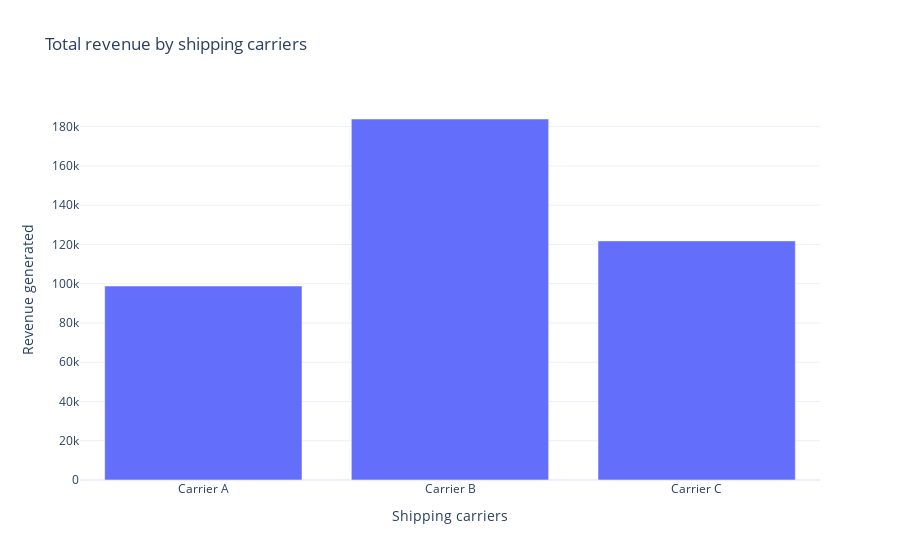

The notebook cell this image was saved under:
### Code cell
# Create a figure
fig = go.Figure()

fig.add_trace(go.Bar(
    x=total_revenue['Shipping carriers'], 
    y=total_revenue['Revenue generated'],
    
))

# Customize the layout
fig.update_layout(
    title='Total revenue by shipping carriers',
    xaxis_title='Shipping carriers',
    yaxis_title='Revenue generated',
    
)

### Figure 1 — Plotly figure (JSON) as saved in the notebook; plotly's stock layout.template omitted (floating-point values rounded to 4 significant figures)
{"data": [{"type": "bar", "x": ["Carrier A", "Carrier B", "Carrier C"], "y": [98800.0, 183900.0, 121800.0]}], "layout": {"autosize": true, "title": {"text": "Total revenue by shipping carriers"}, "xaxis": {"autorange": true, "range": [-0.5, 2.5], "title": {"text": "Shipping carriers"}, "type": "category"}, "yaxis": {"autorange": true, "range": [0, 193600.0], "title": {"text": "Revenue generated"}, "type": "linear"}}}
